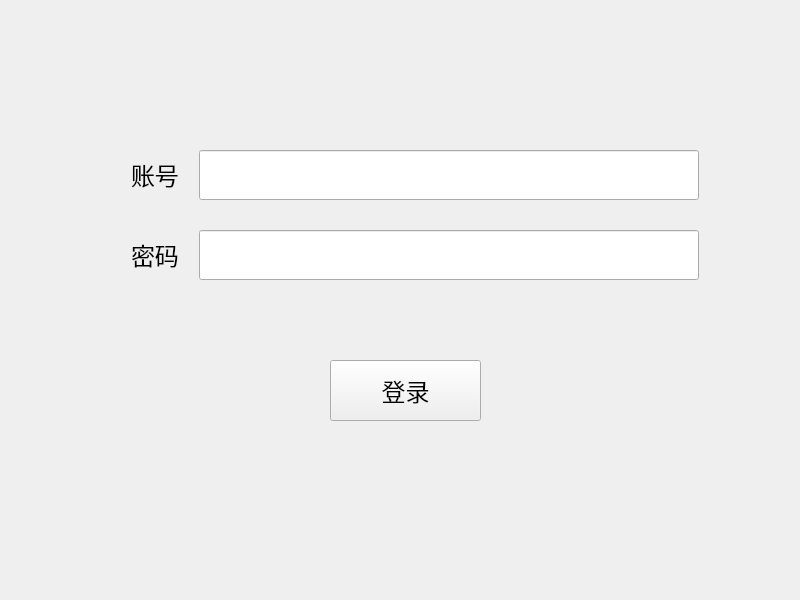
<?xml version="1.0" encoding="UTF-8"?>
<!--
SPDX-FileCopyrightText: 2025 Qian
SPDX-License-Identifier: AGPL-3.0-only
-->
<ui version="4.0">
 <class>LoginWindow</class>
 <widget class="QMainWindow" name="LoginWindow">
  <property name="geometry">
   <rect>
    <x>0</x>
    <y>0</y>
    <width>800</width>
    <height>600</height>
   </rect>
  </property>
  <property name="windowTitle">
   <string>MainWindow</string>
  </property>
  <property name="windowOpacity">
   <double>0.950000000000000</double>
  </property>
  <widget class="QWidget" name="centralwidget">
   <widget class="QPushButton" name="button_login">
    <property name="geometry">
     <rect>
      <x>330</x>
      <y>360</y>
      <width>151</width>
      <height>61</height>
     </rect>
    </property>
    <property name="font">
     <font>
      <family>Microsoft YaHei UI Light</family>
      <pointsize>18</pointsize>
     </font>
    </property>
    <property name="text">
     <string>登录</string>
    </property>
   </widget>
   <widget class="QWidget" name="formLayoutWidget">
    <property name="geometry">
     <rect>
      <x>121</x>
      <y>140</y>
      <width>591</width>
      <height>160</height>
     </rect>
    </property>
    <layout class="QFormLayout" name="formLayout">
     <property name="horizontalSpacing">
      <number>20</number>
     </property>
     <property name="verticalSpacing">
      <number>30</number>
     </property>
     <property name="leftMargin">
      <number>10</number>
     </property>
     <property name="topMargin">
      <number>10</number>
     </property>
     <property name="rightMargin">
      <number>10</number>
     </property>
     <property name="bottomMargin">
      <number>10</number>
     </property>
     <item row="0" column="0">
      <widget class="QLabel" name="textview_account">
       <property name="font">
        <font>
         <family>Microsoft YaHei UI Light</family>
         <pointsize>18</pointsize>
        </font>
       </property>
       <property name="text">
        <string>账号</string>
       </property>
      </widget>
     </item>
     <item row="1" column="0">
      <widget class="QLabel" name="textview_password">
       <property name="font">
        <font>
         <family>Microsoft YaHei UI Light</family>
         <pointsize>18</pointsize>
        </font>
       </property>
       <property name="text">
        <string>密码</string>
       </property>
      </widget>
     </item>
     <item row="0" column="1">
      <widget class="QLineEdit" name="edittext_account">
       <property name="minimumSize">
        <size>
         <width>300</width>
         <height>50</height>
        </size>
       </property>
       <property name="maximumSize">
        <size>
         <width>500</width>
         <height>70</height>
        </size>
       </property>
       <property name="font">
        <font>
         <pointsize>14</pointsize>
        </font>
       </property>
       <property name="inputMethodHints">
        <set>Qt::ImhHiddenText|Qt::ImhNoAutoUppercase|Qt::ImhSensitiveData</set>
       </property>
       <property name="maxLength">
        <number>16</number>
       </property>
      </widget>
     </item>
     <item row="1" column="1">
      <widget class="QLineEdit" name="edittext_password">
       <property name="sizePolicy">
        <sizepolicy hsizetype="Expanding" vsizetype="Fixed">
         <horstretch>0</horstretch>
         <verstretch>0</verstretch>
        </sizepolicy>
       </property>
       <property name="minimumSize">
        <size>
         <width>300</width>
         <height>50</height>
        </size>
       </property>
       <property name="maximumSize">
        <size>
         <width>500</width>
         <height>70</height>
        </size>
       </property>
       <property name="font">
        <font>
         <pointsize>14</pointsize>
        </font>
       </property>
       <property name="inputMethodHints">
        <set>Qt::ImhHiddenText|Qt::ImhNoAutoUppercase|Qt::ImhNoPredictiveText|Qt::ImhSensitiveData</set>
       </property>
       <property name="maxLength">
        <number>14</number>
       </property>
       <property name="echoMode">
        <enum>QLineEdit::Password</enum>
       </property>
      </widget>
     </item>
    </layout>
   </widget>
  </widget>
  <widget class="QMenuBar" name="menubar">
   <property name="geometry">
    <rect>
     <x>0</x>
     <y>0</y>
     <width>800</width>
     <height>21</height>
    </rect>
   </property>
  </widget>
 </widget>
 <resources/>
 <connections/>
</ui>
